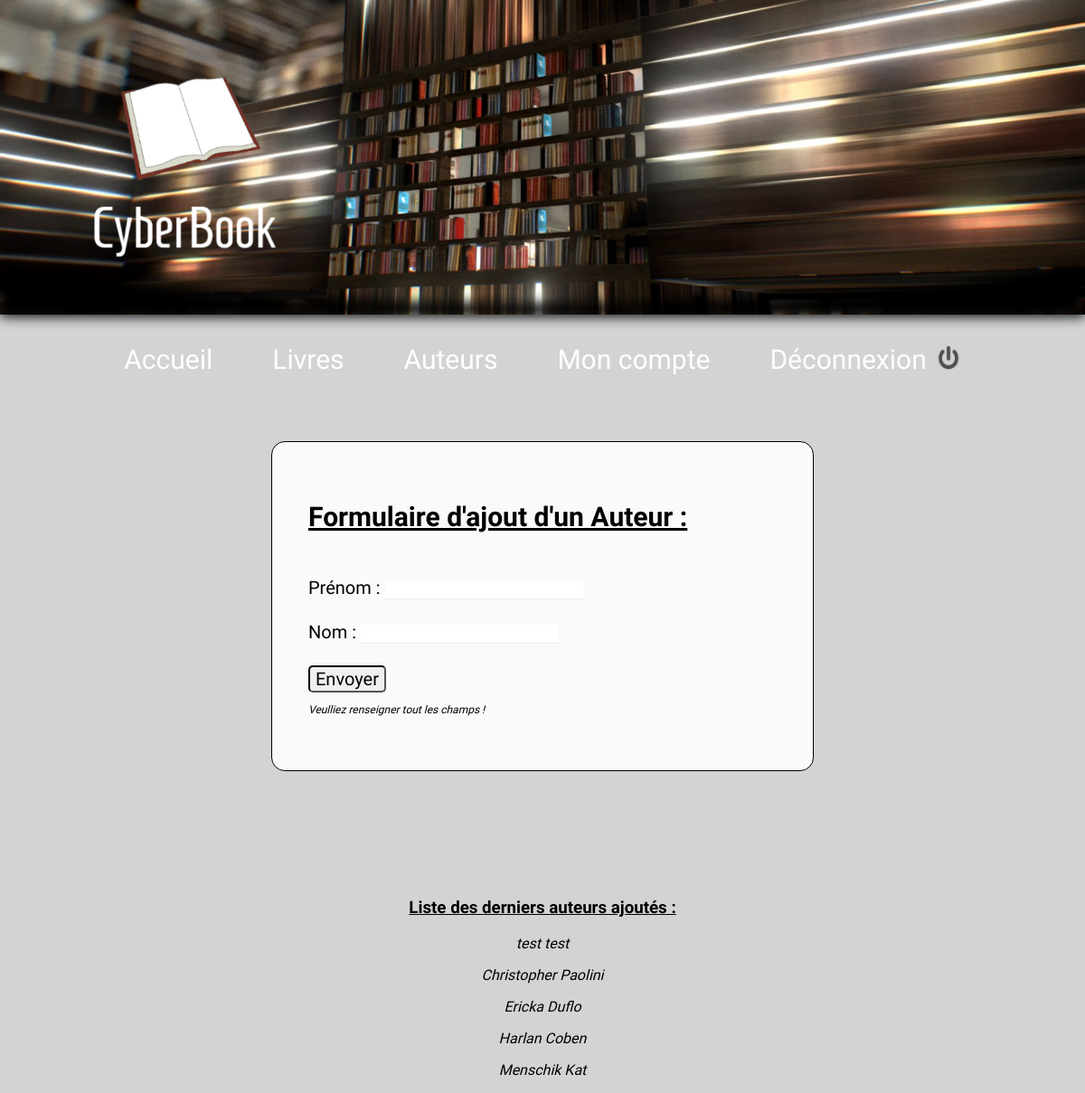
The app's page /AjoutA.php (signed in) with its own data.
### tables this page shows
CREATE TABLE IF NOT EXISTS `personne` (
  `id` int(11) NOT NULL AUTO_INCREMENT,
  `nom` varchar(150) NOT NULL,
  `prenom` varchar(150) DEFAULT NULL,
  PRIMARY KEY (`id`)
);

### src/AjoutA.php (the view, shortened to what this page needs)
<!DOCTYPE html>
<html>
    <head>
    	<link rel="stylesheet" type="text/css" href="css/style_ajout.css">
    </head>
    <body>
    	<?php include "header.php" ?>
    <form class="formulaire" action="AjoutA_Post.php" onsubmit="return verifAuteur()" method="post">
        <p> <h2 style="text-decoration: underline;">Formulaire d'ajout d'un Auteur : </h2><br>
        <label for="prenom">Prénom</label> : <input  class="input" type="text" name="prenom" id="prenom" /><br /><br />
        <label for="nom">Nom</label> :  <input  class="input"type="text" name="nom" id="nom" /><br /><br />
        <input style="text-align: center;" class="button" type="submit" value="Envoyer" /><br />
        <p style="font-size: 12px;"><em>Veulliez renseigner tout les champs !</em></p>
	</p>
    </form>
<section style="text-align: center;">
<h3 style="text-decoration: underline;">Liste des derniers auteurs ajoutés :</h3>
<?php
include "bdd.php";
$reponse = $bdd->query('SELECT nom, prenom FROM personne ORDER BY id DESC LIMIT 0, 5');
while ($donnees = $reponse->fetch())
{
	echo '<p><em>' . htmlspecialchars($donnees['prenom']) . ' ' . htmlspecialchars($donnees['nom']) . '</em></p>';
}
?>
</section>
    </body>
</html>

### src/css/style_ajout.css (style rules this page uses)
.formulaire { border: 1px solid black; border-style: 10px outset; border-radius: 15px; background-color: #fafafa; margin-left: 15em; margin-right: 15em; margin-top: 4.5em; margin-bottom: 7em; padding: 2em; }
.input { border: none; border-bottom: 1px groove; font-size: 15px;; }
form { font-size: 20px; }
.button { font-size: 20px; border-radius: 5px; border-style: inset; }

### src/header.php (style rules this page uses)
body, html { margin: 0 ; padding: 0 ; background-color: #D4D3D3 ; }
* { font-family: 'Homenaje', sans-serif; }

### records on screen
personne: prenom "test", nom "test"
personne: prenom "Christopher", nom "Paolini"
personne: prenom "Ericka", nom "Duflo"
personne: prenom "Harlan", nom "Coben"
personne: prenom "Menschik", nom "Kat"
